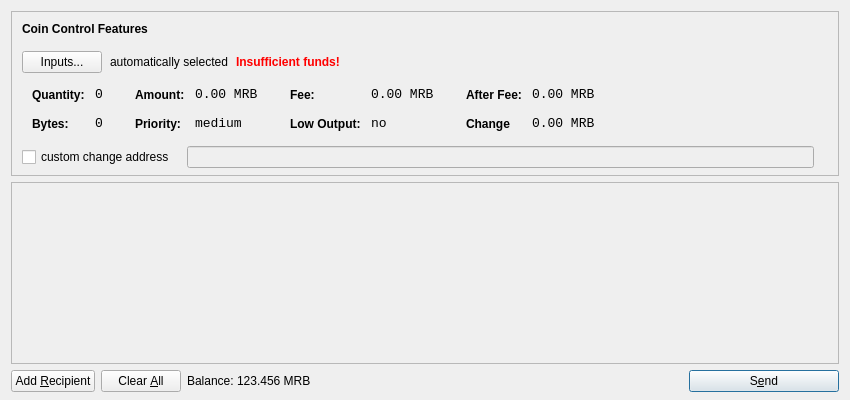
<?xml version="1.0" encoding="UTF-8"?>
<ui version="4.0">
 <class>SendCoinsDialog</class>
 <widget class="QDialog" name="SendCoinsDialog">
  <property name="geometry">
   <rect>
    <x>0</x>
    <y>0</y>
    <width>850</width>
    <height>400</height>
   </rect>
  </property>
  <property name="windowTitle">
   <string>Send Coins</string>
  </property>
  <layout class="QVBoxLayout" name="verticalLayout" stretch="0,1,0">
   <property name="bottomMargin">
    <number>8</number>
   </property>
   <item>
    <widget class="QFrame" name="frameCoinControl">
     <property name="sizePolicy">
      <sizepolicy hsizetype="Expanding" vsizetype="Expanding">
       <horstretch>0</horstretch>
       <verstretch>0</verstretch>
      </sizepolicy>
     </property>
     <property name="maximumSize">
      <size>
       <width>16777215</width>
       <height>16777215</height>
      </size>
     </property>
     <property name="frameShape">
      <enum>QFrame::StyledPanel</enum>
     </property>
     <property name="frameShadow">
      <enum>QFrame::Sunken</enum>
     </property>
     <layout class="QVBoxLayout" name="verticalLayoutCoinControl2">
      <property name="spacing">
       <number>6</number>
      </property>
      <property name="leftMargin">
       <number>0</number>
      </property>
      <property name="topMargin">
       <number>0</number>
      </property>
      <property name="rightMargin">
       <number>0</number>
      </property>
      <property name="bottomMargin">
       <number>6</number>
      </property>
      <item>
       <layout class="QVBoxLayout" name="verticalLayoutCoinControl" stretch="0,0,0,0,1">
        <property name="spacing">
         <number>0</number>
        </property>
        <property name="leftMargin">
         <number>10</number>
        </property>
        <property name="topMargin">
         <number>10</number>
        </property>
        <item>
         <layout class="QHBoxLayout" name="horizontalLayoutCoinControl1">
          <property name="bottomMargin">
           <number>15</number>
          </property>
          <item>
           <widget class="QLabel" name="labelCoinControlFeatures">
            <property name="sizePolicy">
             <sizepolicy hsizetype="Preferred" vsizetype="Maximum">
              <horstretch>0</horstretch>
              <verstretch>0</verstretch>
             </sizepolicy>
            </property>
            <property name="font">
             <font>
              <weight>75</weight>
              <bold>true</bold>
             </font>
            </property>
            <property name="styleSheet">
             <string notr="true">font-weight:bold;</string>
            </property>
            <property name="text">
             <string>Coin Control Features</string>
            </property>
           </widget>
          </item>
         </layout>
        </item>
        <item>
         <layout class="QHBoxLayout" name="horizontalLayoutCoinControl2" stretch="0,0,0,0">
          <property name="spacing">
           <number>8</number>
          </property>
          <property name="bottomMargin">
           <number>10</number>
          </property>
          <item>
           <widget class="QPushButton" name="pushButtonCoinControl">
            <property name="styleSheet">
             <string notr="true"/>
            </property>
            <property name="text">
             <string>Inputs...</string>
            </property>
           </widget>
          </item>
          <item>
           <widget class="QLabel" name="labelCoinControlAutomaticallySelected">
            <property name="text">
             <string>automatically selected</string>
            </property>
            <property name="margin">
             <number>5</number>
            </property>
           </widget>
          </item>
          <item>
           <widget class="QLabel" name="labelCoinControlInsuffFunds">
            <property name="font">
             <font>
              <weight>75</weight>
              <bold>true</bold>
             </font>
            </property>
            <property name="styleSheet">
             <string notr="true">color:red;font-weight:bold;</string>
            </property>
            <property name="text">
             <string>Insufficient funds!</string>
            </property>
            <property name="margin">
             <number>5</number>
            </property>
           </widget>
          </item>
          <item>
           <spacer name="horizontalSpacerCoinControl">
            <property name="orientation">
             <enum>Qt::Horizontal</enum>
            </property>
            <property name="sizeHint" stdset="0">
             <size>
              <width>40</width>
              <height>1</height>
             </size>
            </property>
           </spacer>
          </item>
         </layout>
        </item>
        <item>
         <widget class="QWidget" name="widgetCoinControl" native="true">
          <property name="sizePolicy">
           <sizepolicy hsizetype="Preferred" vsizetype="Preferred">
            <horstretch>0</horstretch>
            <verstretch>0</verstretch>
           </sizepolicy>
          </property>
          <property name="minimumSize">
           <size>
            <width>0</width>
            <height>0</height>
           </size>
          </property>
          <property name="styleSheet">
           <string notr="true"/>
          </property>
          <layout class="QHBoxLayout" name="horizontalLayoutCoinControl5">
           <property name="leftMargin">
            <number>0</number>
           </property>
           <property name="topMargin">
            <number>0</number>
           </property>
           <property name="rightMargin">
            <number>0</number>
           </property>
           <property name="bottomMargin">
            <number>0</number>
           </property>
           <item>
            <layout class="QHBoxLayout" name="horizontalLayoutCoinControl3" stretch="0,0,0,1">
             <property name="spacing">
              <number>20</number>
             </property>
             <property name="topMargin">
              <number>0</number>
             </property>
             <property name="bottomMargin">
              <number>10</number>
             </property>
             <item>
              <layout class="QFormLayout" name="formLayoutCoinControl1">
               <property name="horizontalSpacing">
                <number>10</number>
               </property>
               <property name="verticalSpacing">
                <number>14</number>
               </property>
               <property name="leftMargin">
                <number>10</number>
               </property>
               <property name="topMargin">
                <number>4</number>
               </property>
               <property name="rightMargin">
                <number>6</number>
               </property>
               <item row="0" column="0">
                <widget class="QLabel" name="labelCoinControlQuantityText">
                 <property name="styleSheet">
                  <string notr="true">font-weight:bold;</string>
                 </property>
                 <property name="text">
                  <string>Quantity:</string>
                 </property>
                 <property name="margin">
                  <number>0</number>
                 </property>
                </widget>
               </item>
               <item row="0" column="1">
                <widget class="QLabel" name="labelCoinControlQuantity">
                 <property name="font">
                  <font>
                   <family>Monospace</family>
                   <pointsize>10</pointsize>
                  </font>
                 </property>
                 <property name="cursor">
                  <cursorShape>IBeamCursor</cursorShape>
                 </property>
                 <property name="contextMenuPolicy">
                  <enum>Qt::ActionsContextMenu</enum>
                 </property>
                 <property name="text">
                  <string>0</string>
                 </property>
                 <property name="margin">
                  <number>0</number>
                 </property>
                 <property name="textInteractionFlags">
                  <set>Qt::LinksAccessibleByMouse|Qt::TextSelectableByKeyboard|Qt::TextSelectableByMouse</set>
                 </property>
                </widget>
               </item>
               <item row="1" column="0">
                <widget class="QLabel" name="labelCoinControlBytesText">
                 <property name="styleSheet">
                  <string notr="true">font-weight:bold;</string>
                 </property>
                 <property name="text">
                  <string>Bytes:</string>
                 </property>
                </widget>
               </item>
               <item row="1" column="1">
                <widget class="QLabel" name="labelCoinControlBytes">
                 <property name="font">
                  <font>
                   <family>Monospace</family>
                   <pointsize>10</pointsize>
                  </font>
                 </property>
                 <property name="cursor">
                  <cursorShape>IBeamCursor</cursorShape>
                 </property>
                 <property name="contextMenuPolicy">
                  <enum>Qt::ActionsContextMenu</enum>
                 </property>
                 <property name="text">
                  <string>0</string>
                 </property>
                 <property name="textInteractionFlags">
                  <set>Qt::LinksAccessibleByMouse|Qt::TextSelectableByKeyboard|Qt::TextSelectableByMouse</set>
                 </property>
                </widget>
               </item>
              </layout>
             </item>
             <item>
              <layout class="QFormLayout" name="formLayoutCoinControl2">
               <property name="horizontalSpacing">
                <number>10</number>
               </property>
               <property name="verticalSpacing">
                <number>14</number>
               </property>
               <property name="leftMargin">
                <number>6</number>
               </property>
               <property name="topMargin">
                <number>4</number>
               </property>
               <property name="rightMargin">
                <number>6</number>
               </property>
               <item row="0" column="0">
                <widget class="QLabel" name="labelCoinControlAmountText">
                 <property name="styleSheet">
                  <string notr="true">font-weight:bold;</string>
                 </property>
                 <property name="text">
                  <string>Amount:</string>
                 </property>
                 <property name="margin">
                  <number>0</number>
                 </property>
                </widget>
               </item>
               <item row="0" column="1">
                <widget class="QLabel" name="labelCoinControlAmount">
                 <property name="font">
                  <font>
                   <family>Monospace</family>
                   <pointsize>10</pointsize>
                  </font>
                 </property>
                 <property name="cursor">
                  <cursorShape>IBeamCursor</cursorShape>
                 </property>
                 <property name="contextMenuPolicy">
                  <enum>Qt::ActionsContextMenu</enum>
                 </property>
                 <property name="text">
                  <string>0.00 MRB</string>
                 </property>
                 <property name="textInteractionFlags">
                  <set>Qt::LinksAccessibleByMouse|Qt::TextSelectableByKeyboard|Qt::TextSelectableByMouse</set>
                 </property>
                </widget>
               </item>
               <item row="1" column="0">
                <widget class="QLabel" name="labelCoinControlPriorityText">
                 <property name="styleSheet">
                  <string notr="true">font-weight:bold;</string>
                 </property>
                 <property name="text">
                  <string>Priority:</string>
                 </property>
                </widget>
               </item>
               <item row="1" column="1">
                <widget class="QLabel" name="labelCoinControlPriority">
                 <property name="font">
                  <font>
                   <family>Monospace</family>
                   <pointsize>10</pointsize>
                  </font>
                 </property>
                 <property name="cursor">
                  <cursorShape>IBeamCursor</cursorShape>
                 </property>
                 <property name="contextMenuPolicy">
                  <enum>Qt::ActionsContextMenu</enum>
                 </property>
                 <property name="text">
                  <string>medium</string>
                 </property>
                 <property name="textInteractionFlags">
                  <set>Qt::LinksAccessibleByMouse|Qt::TextSelectableByKeyboard|Qt::TextSelectableByMouse</set>
                 </property>
                </widget>
               </item>
              </layout>
             </item>
             <item>
              <layout class="QFormLayout" name="formLayoutCoinControl3">
               <property name="horizontalSpacing">
                <number>10</number>
               </property>
               <property name="verticalSpacing">
                <number>14</number>
               </property>
               <property name="leftMargin">
                <number>6</number>
               </property>
               <property name="topMargin">
                <number>4</number>
               </property>
               <property name="rightMargin">
                <number>6</number>
               </property>
               <item row="0" column="0">
                <widget class="QLabel" name="labelCoinControlFeeText">
                 <property name="styleSheet">
                  <string notr="true">font-weight:bold;</string>
                 </property>
                 <property name="text">
                  <string>Fee:</string>
                 </property>
                 <property name="margin">
                  <number>0</number>
                 </property>
                </widget>
               </item>
               <item row="0" column="1">
                <widget class="QLabel" name="labelCoinControlFee">
                 <property name="font">
                  <font>
                   <family>Monospace</family>
                   <pointsize>10</pointsize>
                  </font>
                 </property>
                 <property name="cursor">
                  <cursorShape>IBeamCursor</cursorShape>
                 </property>
                 <property name="contextMenuPolicy">
                  <enum>Qt::ActionsContextMenu</enum>
                 </property>
                 <property name="text">
                  <string>0.00 MRB</string>
                 </property>
                 <property name="textInteractionFlags">
                  <set>Qt::LinksAccessibleByMouse|Qt::TextSelectableByKeyboard|Qt::TextSelectableByMouse</set>
                 </property>
                </widget>
               </item>
               <item row="1" column="0">
                <widget class="QLabel" name="labelCoinControlLowOutputText">
                 <property name="styleSheet">
                  <string notr="true">font-weight:bold;</string>
                 </property>
                 <property name="text">
                  <string>Low Output:</string>
                 </property>
                </widget>
               </item>
               <item row="1" column="1">
                <widget class="QLabel" name="labelCoinControlLowOutput">
                 <property name="font">
                  <font>
                   <family>Monospace</family>
                   <pointsize>10</pointsize>
                  </font>
                 </property>
                 <property name="cursor">
                  <cursorShape>IBeamCursor</cursorShape>
                 </property>
                 <property name="contextMenuPolicy">
                  <enum>Qt::ActionsContextMenu</enum>
                 </property>
                 <property name="text">
                  <string>no</string>
                 </property>
                 <property name="textInteractionFlags">
                  <set>Qt::LinksAccessibleByMouse|Qt::TextSelectableByKeyboard|Qt::TextSelectableByMouse</set>
                 </property>
                </widget>
               </item>
              </layout>
             </item>
             <item>
              <layout class="QFormLayout" name="formLayoutCoinControl4">
               <property name="horizontalSpacing">
                <number>10</number>
               </property>
               <property name="verticalSpacing">
                <number>14</number>
               </property>
               <property name="leftMargin">
                <number>6</number>
               </property>
               <property name="topMargin">
                <number>4</number>
               </property>
               <property name="rightMargin">
                <number>6</number>
               </property>
               <item row="0" column="0">
                <widget class="QLabel" name="labelCoinControlAfterFeeText">
                 <property name="styleSheet">
                  <string notr="true">font-weight:bold;</string>
                 </property>
                 <property name="text">
                  <string>After Fee:</string>
                 </property>
                 <property name="margin">
                  <number>0</number>
                 </property>
                </widget>
               </item>
               <item row="0" column="1">
                <widget class="QLabel" name="labelCoinControlAfterFee">
                 <property name="font">
                  <font>
                   <family>Monospace</family>
                   <pointsize>10</pointsize>
                  </font>
                 </property>
                 <property name="cursor">
                  <cursorShape>IBeamCursor</cursorShape>
                 </property>
                 <property name="contextMenuPolicy">
                  <enum>Qt::ActionsContextMenu</enum>
                 </property>
                 <property name="text">
                  <string>0.00 MRB</string>
                 </property>
                 <property name="textInteractionFlags">
                  <set>Qt::LinksAccessibleByMouse|Qt::TextSelectableByKeyboard|Qt::TextSelectableByMouse</set>
                 </property>
                </widget>
               </item>
               <item row="1" column="0">
                <widget class="QLabel" name="labelCoinControlChangeText">
                 <property name="styleSheet">
                  <string notr="true">font-weight:bold;</string>
                 </property>
                 <property name="text">
                  <string>Change</string>
                 </property>
                </widget>
               </item>
               <item row="1" column="1">
                <widget class="QLabel" name="labelCoinControlChange">
                 <property name="font">
                  <font>
                   <family>Monospace</family>
                   <pointsize>10</pointsize>
                  </font>
                 </property>
                 <property name="cursor">
                  <cursorShape>IBeamCursor</cursorShape>
                 </property>
                 <property name="contextMenuPolicy">
                  <enum>Qt::ActionsContextMenu</enum>
                 </property>
                 <property name="text">
                  <string>0.00 MRB</string>
                 </property>
                 <property name="textInteractionFlags">
                  <set>Qt::LinksAccessibleByMouse|Qt::TextSelectableByKeyboard|Qt::TextSelectableByMouse</set>
                 </property>
                </widget>
               </item>
              </layout>
             </item>
            </layout>
           </item>
          </layout>
         </widget>
        </item>
        <item>
         <layout class="QHBoxLayout" name="horizontalLayoutCoinControl4" stretch="0,0,0">
          <property name="spacing">
           <number>12</number>
          </property>
          <property name="sizeConstraint">
           <enum>QLayout::SetDefaultConstraint</enum>
          </property>
          <property name="topMargin">
           <number>5</number>
          </property>
          <property name="rightMargin">
           <number>5</number>
          </property>
          <item>
           <widget class="QCheckBox" name="checkBoxCoinControlChange">
            <property name="text">
             <string>custom change address</string>
            </property>
           </widget>
          </item>
          <item>
           <widget class="QLineEdit" name="lineEditCoinControlChange">
            <property name="enabled">
             <bool>false</bool>
            </property>
            <property name="sizePolicy">
             <sizepolicy hsizetype="Expanding" vsizetype="Fixed">
              <horstretch>0</horstretch>
              <verstretch>0</verstretch>
             </sizepolicy>
            </property>
           </widget>
          </item>
          <item>
           <widget class="QLabel" name="labelCoinControlChangeLabel">
            <property name="sizePolicy">
             <sizepolicy hsizetype="Preferred" vsizetype="Expanding">
              <horstretch>0</horstretch>
              <verstretch>0</verstretch>
             </sizepolicy>
            </property>
            <property name="minimumSize">
             <size>
              <width>0</width>
              <height>0</height>
             </size>
            </property>
            <property name="text">
             <string/>
            </property>
            <property name="margin">
             <number>3</number>
            </property>
           </widget>
          </item>
         </layout>
        </item>
        <item>
         <spacer name="verticalSpacerCoinControl">
          <property name="orientation">
           <enum>Qt::Vertical</enum>
          </property>
          <property name="sizeHint" stdset="0">
           <size>
            <width>800</width>
            <height>1</height>
           </size>
          </property>
         </spacer>
        </item>
       </layout>
      </item>
     </layout>
    </widget>
   </item>
   <item>
    <widget class="QScrollArea" name="scrollArea">
     <property name="widgetResizable">
      <bool>true</bool>
     </property>
     <widget class="QWidget" name="scrollAreaWidgetContents">
      <property name="geometry">
       <rect>
        <x>0</x>
        <y>0</y>
        <width>828</width>
        <height>162</height>
       </rect>
      </property>
      <layout class="QVBoxLayout" name="verticalLayout_2">
       <property name="leftMargin">
        <number>0</number>
       </property>
       <property name="topMargin">
        <number>0</number>
       </property>
       <property name="rightMargin">
        <number>0</number>
       </property>
       <property name="bottomMargin">
        <number>0</number>
       </property>
       <item>
        <layout class="QVBoxLayout" name="entries">
         <property name="spacing">
          <number>6</number>
         </property>
        </layout>
       </item>
       <item>
        <spacer name="verticalSpacer">
         <property name="orientation">
          <enum>Qt::Vertical</enum>
         </property>
         <property name="sizeHint" stdset="0">
          <size>
           <width>20</width>
           <height>40</height>
          </size>
         </property>
        </spacer>
       </item>
      </layout>
     </widget>
    </widget>
   </item>
   <item>
    <layout class="QHBoxLayout" name="horizontalLayout">
     <item>
      <widget class="QPushButton" name="addButton">
       <property name="toolTip">
        <string>Send to multiple recipients at once</string>
       </property>
       <property name="text">
        <string>Add &amp;Recipient</string>
       </property>
       <property name="icon">
        <iconset resource="../bitcoin.qrc">
         <normaloff>:/icons/add</normaloff>:/icons/add</iconset>
       </property>
       <property name="autoDefault">
        <bool>false</bool>
       </property>
      </widget>
     </item>
     <item>
      <widget class="QPushButton" name="clearButton">
       <property name="sizePolicy">
        <sizepolicy hsizetype="Minimum" vsizetype="Fixed">
         <horstretch>0</horstretch>
         <verstretch>0</verstretch>
        </sizepolicy>
       </property>
       <property name="toolTip">
        <string>Remove all transaction fields</string>
       </property>
       <property name="text">
        <string>Clear &amp;All</string>
       </property>
       <property name="icon">
        <iconset resource="../bitcoin.qrc">
         <normaloff>:/icons/remove</normaloff>:/icons/remove</iconset>
       </property>
       <property name="autoRepeatDelay">
        <number>300</number>
       </property>
       <property name="autoDefault">
        <bool>false</bool>
       </property>
      </widget>
     </item>
     <item>
      <layout class="QHBoxLayout" name="horizontalLayout_2">
       <property name="spacing">
        <number>3</number>
       </property>
       <item>
        <widget class="QLabel" name="label">
         <property name="sizePolicy">
          <sizepolicy hsizetype="Preferred" vsizetype="Fixed">
           <horstretch>0</horstretch>
           <verstretch>0</verstretch>
          </sizepolicy>
         </property>
         <property name="text">
          <string>Balance:</string>
         </property>
        </widget>
       </item>
       <item>
        <widget class="QLabel" name="labelBalance">
         <property name="sizePolicy">
          <sizepolicy hsizetype="Preferred" vsizetype="Fixed">
           <horstretch>0</horstretch>
           <verstretch>0</verstretch>
          </sizepolicy>
         </property>
         <property name="cursor">
          <cursorShape>IBeamCursor</cursorShape>
         </property>
         <property name="text">
          <string>123.456 MRB</string>
         </property>
         <property name="textInteractionFlags">
          <set>Qt::LinksAccessibleByMouse|Qt::TextSelectableByKeyboard|Qt::TextSelectableByMouse</set>
         </property>
        </widget>
       </item>
      </layout>
     </item>
     <item>
      <spacer name="horizontalSpacer">
       <property name="orientation">
        <enum>Qt::Horizontal</enum>
       </property>
       <property name="sizeHint" stdset="0">
        <size>
         <width>40</width>
         <height>20</height>
        </size>
       </property>
      </spacer>
     </item>
     <item>
      <widget class="QPushButton" name="sendButton">
       <property name="minimumSize">
        <size>
         <width>150</width>
         <height>0</height>
        </size>
       </property>
       <property name="toolTip">
        <string>Confirm the send action</string>
       </property>
       <property name="text">
        <string>S&amp;end</string>
       </property>
       <property name="icon">
        <iconset resource="../bitcoin.qrc">
         <normaloff>:/icons/send</normaloff>:/icons/send</iconset>
       </property>
       <property name="default">
        <bool>true</bool>
       </property>
      </widget>
     </item>
    </layout>
   </item>
  </layout>
 </widget>
 <resources>
  <include location="../bitcoin.qrc"/>
 </resources>
 <connections/>
</ui>
